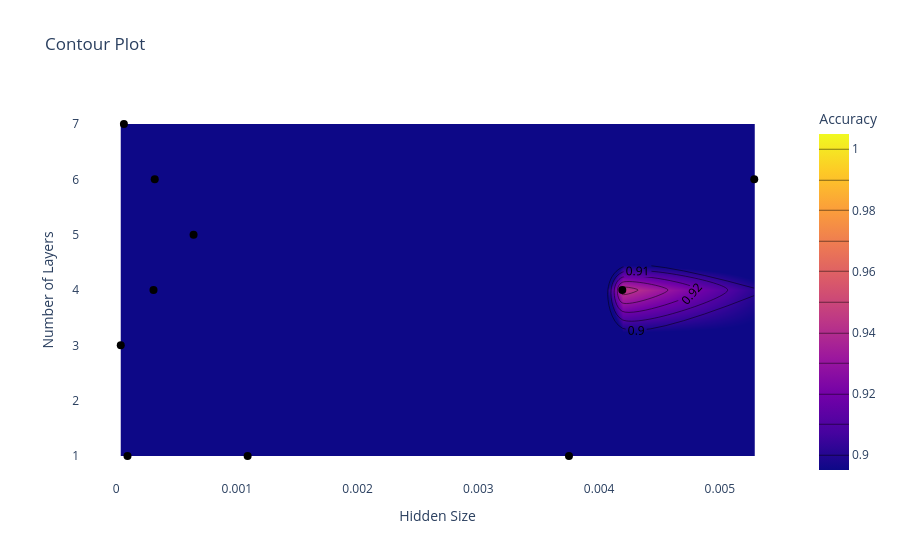

Source (notebook cell):
### Code cell
random = analysis.results_df
#plot_contour(random, "config/hidden_size", "config/num_layers", "accuracy")
plot_contour(random, "config/lr", "config/num_layers", "accuracy")

### Figure 1 — Plotly figure (JSON) as saved in the notebook; plotly's stock layout.template omitted (floating-point values rounded to 4 significant figures)
{"data": [{"colorbar": {"title": {"text": "Accuracy"}}, "colorscale": [[0, "#0d0887"], [0.1111, "#46039f"], [0.2222, "#7201a8"], [0.3333, "#9c179e"], [0.4444, "#bd3786"], [0.5556, "#d8576b"], [0.6667, "#ed7953"], [0.7778, "#fb9f3a"], [0.8889, "#fdca26"], [1, "#f0f921"]], "contours": {"coloring": "heatmap", "end": 1, "showlabels": true, "size": 0.01, "start": 0.9}, "type": "contour", "x": [3.839e-05, 0.0003097, 0.0006415, 9.419e-05, 0.001089, 0.0003198, 6.456e-05, 0.00375, 0.005285, 0.004192], "y": [3, 4, 5, 1, 1, 6, 7, 1, 6, 4], "z": [0.07656, 0.3969, 0.5188, 0.0875, 0.5391, 0.3484, 0.0875, 0.8984, 0.8672, 0.9453]}, {"customdata": [0.07656, 0.3969, 0.5188, 0.0875, 0.5391, 0.3484, 0.0875, 0.8984, 0.8672, 0.9453], "hovertemplate": "Hidden Size: %{x}<br>Number of Layers: %{y}<br>Accuracy: %{customdata:.4f}<extra></extra>", "marker": {"color": "black", "size": 8, "symbol": "circle"}, "mode": "markers", "name": "Data Points", "type": "scatter", "x": [3.839e-05, 0.0003097, 0.0006415, 9.419e-05, 0.001089, 0.0003198, 6.456e-05, 0.00375, 0.005285, 0.004192], "y": [3, 4, 5, 1, 1, 6, 7, 1, 6, 4]}], "layout": {"paper_bgcolor": "white", "plot_bgcolor": "white", "title": {"text": "Contour Plot"}, "xaxis": {"showgrid": false, "title": {"text": "Hidden Size"}}, "yaxis": {"showgrid": false, "title": {"text": "Number of Layers"}}}}
